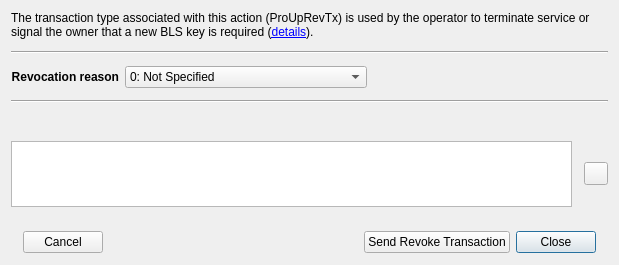
<?xml version="1.0" encoding="UTF-8"?>
<ui version="4.0">
 <class>RevokeMnDlg</class>
 <widget class="QDialog" name="RevokeMnDlg">
  <property name="geometry">
   <rect>
    <x>0</x>
    <y>0</y>
    <width>619</width>
    <height>265</height>
   </rect>
  </property>
  <property name="sizePolicy">
   <sizepolicy hsizetype="Preferred" vsizetype="Maximum">
    <horstretch>0</horstretch>
    <verstretch>0</verstretch>
   </sizepolicy>
  </property>
  <property name="windowTitle">
   <string>Revoke operator</string>
  </property>
  <property name="styleSheet">
   <string notr="true">a{text-decoration:none}</string>
  </property>
  <layout class="QVBoxLayout" name="verticalLayout">
   <property name="spacing">
    <number>12</number>
   </property>
   <property name="sizeConstraint">
    <enum>QLayout::SetMinimumSize</enum>
   </property>
   <property name="bottomMargin">
    <number>0</number>
   </property>
   <item>
    <widget class="QLabel" name="lblDescription">
     <property name="styleSheet">
      <string notr="true"/>
     </property>
     <property name="frameShape">
      <enum>QFrame::NoFrame</enum>
     </property>
     <property name="frameShadow">
      <enum>QFrame::Sunken</enum>
     </property>
     <property name="text">
      <string>The transaction type associated with this action (ProUpRevTx) is used by the operator to terminate service or signal the owner that a new BLS key is required (&lt;a href=&quot;https://docs.dash.org/en/stable/masternodes/maintenance.html#prouprevtx&quot;&gt;details&lt;/a&gt;).</string>
     </property>
     <property name="wordWrap">
      <bool>true</bool>
     </property>
     <property name="openExternalLinks">
      <bool>true</bool>
     </property>
    </widget>
   </item>
   <item>
    <widget class="Line" name="line">
     <property name="orientation">
      <enum>Qt::Horizontal</enum>
     </property>
    </widget>
   </item>
   <item>
    <widget class="QStackedWidget" name="stackedWidget">
     <property name="sizePolicy">
      <sizepolicy hsizetype="Preferred" vsizetype="Maximum">
       <horstretch>0</horstretch>
       <verstretch>0</verstretch>
      </sizepolicy>
     </property>
     <property name="currentIndex">
      <number>0</number>
     </property>
     <widget class="QWidget" name="page0">
      <property name="sizePolicy">
       <sizepolicy hsizetype="Preferred" vsizetype="Maximum">
        <horstretch>0</horstretch>
        <verstretch>0</verstretch>
       </sizepolicy>
      </property>
      <layout class="QGridLayout" name="gridLayout" rowstretch="0,0">
       <property name="sizeConstraint">
        <enum>QLayout::SetMinimumSize</enum>
       </property>
       <property name="leftMargin">
        <number>0</number>
       </property>
       <property name="topMargin">
        <number>0</number>
       </property>
       <property name="rightMargin">
        <number>0</number>
       </property>
       <property name="bottomMargin">
        <number>0</number>
       </property>
       <property name="verticalSpacing">
        <number>8</number>
       </property>
       <item row="1" column="1">
        <layout class="QHBoxLayout" name="layReason">
         <property name="spacing">
          <number>8</number>
         </property>
         <item>
          <widget class="QComboBox" name="cboReason">
           <property name="sizePolicy">
            <sizepolicy hsizetype="MinimumExpanding" vsizetype="Fixed">
             <horstretch>0</horstretch>
             <verstretch>0</verstretch>
            </sizepolicy>
           </property>
           <item>
            <property name="text">
             <string>0: Not Specified</string>
            </property>
           </item>
           <item>
            <property name="text">
             <string>1: Termination of Service</string>
            </property>
           </item>
           <item>
            <property name="text">
             <string>2: Compromised Keys</string>
            </property>
           </item>
           <item>
            <property name="text">
             <string>3: Change of Keys (Not compromised)</string>
            </property>
           </item>
          </widget>
         </item>
         <item>
          <spacer name="horizontalSpacer">
           <property name="orientation">
            <enum>Qt::Horizontal</enum>
           </property>
           <property name="sizeHint" stdset="0">
            <size>
             <width>40</width>
             <height>20</height>
            </size>
           </property>
          </spacer>
         </item>
        </layout>
       </item>
       <item row="1" column="0">
        <widget class="QLabel" name="lblIP">
         <property name="font">
          <font>
           <weight>75</weight>
           <bold>true</bold>
          </font>
         </property>
         <property name="text">
          <string>Revocation reason</string>
         </property>
         <property name="alignment">
          <set>Qt::AlignRight|Qt::AlignTrailing|Qt::AlignVCenter</set>
         </property>
        </widget>
       </item>
      </layout>
     </widget>
    </widget>
   </item>
   <item>
    <widget class="Line" name="line_2">
     <property name="orientation">
      <enum>Qt::Horizontal</enum>
     </property>
    </widget>
   </item>
   <item>
    <widget class="QLabel" name="lblManualCommands">
     <property name="styleSheet">
      <string notr="true"/>
     </property>
     <property name="text">
      <string/>
     </property>
    </widget>
   </item>
   <item>
    <layout class="QHBoxLayout" name="horizontalLayout_2">
     <item>
      <widget class="QTextBrowser" name="edtManualCommands">
       <property name="openExternalLinks">
        <bool>true</bool>
       </property>
       <property name="openLinks">
        <bool>true</bool>
       </property>
      </widget>
     </item>
     <item>
      <widget class="QToolButton" name="btnCopyCommandText">
       <property name="toolTip">
        <string>Copy the command text for manual execution</string>
       </property>
       <property name="text">
        <string/>
       </property>
      </widget>
     </item>
    </layout>
   </item>
   <item>
    <widget class="QFrame" name="frame">
     <property name="frameShape">
      <enum>QFrame::NoFrame</enum>
     </property>
     <property name="frameShadow">
      <enum>QFrame::Raised</enum>
     </property>
     <layout class="QHBoxLayout" name="horizontalLayout">
      <property name="leftMargin">
       <number>12</number>
      </property>
      <property name="topMargin">
       <number>12</number>
      </property>
      <property name="rightMargin">
       <number>12</number>
      </property>
      <property name="bottomMargin">
       <number>12</number>
      </property>
      <item>
       <widget class="QPushButton" name="btnCancel">
        <property name="text">
         <string>Cancel</string>
        </property>
        <property name="autoDefault">
         <bool>false</bool>
        </property>
       </widget>
      </item>
      <item>
       <widget class="QLabel" name="lblDocumentation">
        <property name="text">
         <string/>
        </property>
        <property name="openExternalLinks">
         <bool>true</bool>
        </property>
       </widget>
      </item>
      <item>
       <spacer name="horizontalSpacer_2">
        <property name="orientation">
         <enum>Qt::Horizontal</enum>
        </property>
        <property name="sizeHint" stdset="0">
         <size>
          <width>40</width>
          <height>20</height>
         </size>
        </property>
       </spacer>
      </item>
      <item>
       <widget class="QPushButton" name="btnSendRevokeTx">
        <property name="text">
         <string>Send Revoke Transaction</string>
        </property>
        <property name="autoDefault">
         <bool>false</bool>
        </property>
       </widget>
      </item>
      <item>
       <widget class="QPushButton" name="btnClose">
        <property name="text">
         <string>Close</string>
        </property>
       </widget>
      </item>
     </layout>
    </widget>
   </item>
  </layout>
 </widget>
 <tabstops>
  <tabstop>btnSendRevokeTx</tabstop>
  <tabstop>btnClose</tabstop>
  <tabstop>btnCancel</tabstop>
 </tabstops>
 <resources/>
 <connections/>
</ui>
